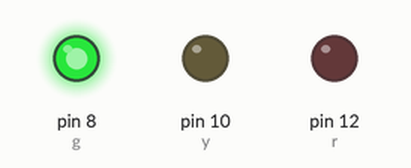
Recording of a sketch running on a simulated Arduino Uno, built with avr-gcc and run on an emulated ATmega328P. Shown: output pins drawn as LEDs (lit = HIGH).

Above: at 1.1 s.
At 4.8 s:
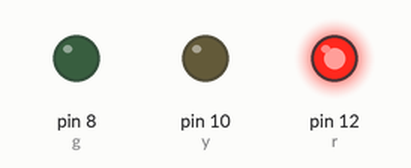
At 6.7 s:
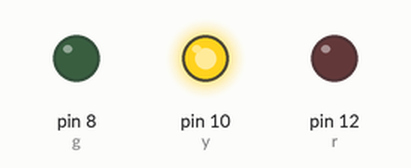
At 8.1 s:
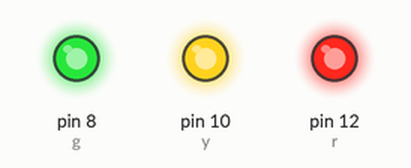
At 11.0 s:
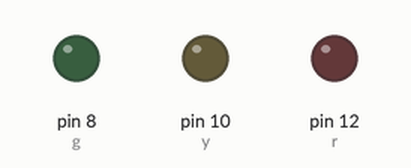
Timing chart, 0 to 12.5 s (numbered marks = the images above):
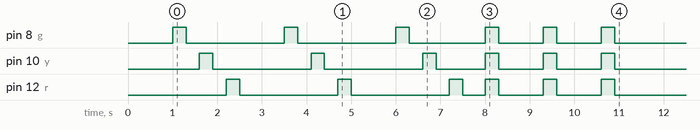

The sketch:

lucidity.ino
```cpp
int g = 8;
int y = 10;
int r = 12;

void setup(){
 pinMode(g, OUTPUT);
 pinMode(y, OUTPUT);
 pinMode(r, OUTPUT);

  delay(1000); //Delay 10 seconds (milliseconds)
  riff();
  delay(1000);
  riff();
  delay(1000);
  riff();
  delay(500);
  flash();
  delay(1000);
  flash();
  delay(1000);
  flash();
}

void riff(){
  digitalWrite(g, HIGH);
  delay(300);
  digitalWrite(g, LOW);
  delay(300);
  digitalWrite(y, HIGH);
  delay(300);
  digitalWrite(y, LOW);
  delay(300);
  digitalWrite(r, HIGH);
  delay(300);
  digitalWrite(r, LOW);
}

void flash(){
  digitalWrite(g, HIGH);
  digitalWrite(y, HIGH);
  digitalWrite(r, HIGH);
  delay(300);
  digitalWrite(r, LOW);
  digitalWrite(y, LOW);
  digitalWrite(g, LOW);
}

void loop(){
 // setup();
}
```
